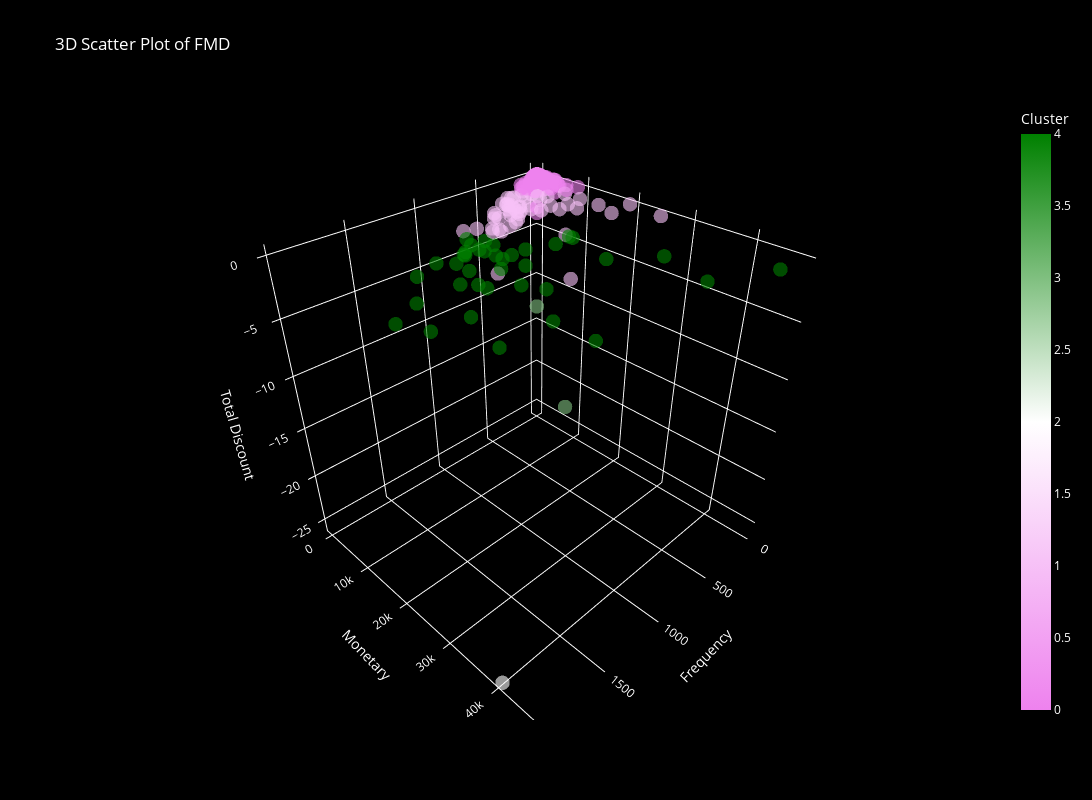

Notebook source saved alongside this figure:
### Code cell
# 3D Scatter Plot using Plotly Express for k=2 with customizations
fig = px.scatter_3d(fmd_table_no_outliers, x='Frequency', y='Monetary', z='Total Discount', color='Cluster',
                    title=f'3D Scatter Plot of FMD',
                    hover_data=['Customer ID', 'Frequency', 'Monetary', 'Total Discount'],
                    color_continuous_scale=['violet', 'white', 'green'])

# Update layout for background color and marker properties
fig.update_layout(
    scene=dict(
        xaxis=dict(backgroundcolor="black"),
        yaxis=dict(backgroundcolor="black"),
        zaxis=dict(backgroundcolor="black"),
    ),
    paper_bgcolor="black",
    plot_bgcolor="black",
    font=dict(color='white'),
    width=1200,  # Increase width
    height=800  # Increase height
)

# Update marker properties
fig.update_traces(marker=dict(size=5, opacity=0.6))

# Show the plot
fig.show()

### Figure 1 — Plotly figure (JSON) as saved in the notebook; plotly's stock layout.template omitted (floating-point values rounded to 4 significant figures; data arrays with more than 128 entries replaced by an {"elided": "..."} marker saying what was removed)
{"data": [{"customdata": {"elided": "280x1 str values"}, "hovertemplate": "Frequency=%{x}<br>Monetary=%{y}<br>Total Discount=%{z}<br>Customer ID=%{customdata[0]}<br>Cluster=%{marker.color}<extra></extra>", "legendgroup": "", "marker": {"color": {"elided": "280 int values"}, "coloraxis": "coloraxis", "opacity": 0.6, "size": 5, "symbol": "circle"}, "mode": "markers", "name": "", "scene": "scene", "showlegend": false, "type": "scatter3d", "x": {"elided": "280 int values"}, "y": {"elided": "280 float values"}, "z": {"elided": "280 float values"}}], "layout": {"coloraxis": {"colorbar": {"title": {"text": "Cluster"}}, "colorscale": [[0, "violet"], [0.5, "white"], [1, "green"]]}, "font": {"color": "white"}, "height": 800, "legend": {"tracegroupgap": 0}, "paper_bgcolor": "black", "plot_bgcolor": "black", "scene": {"domain": {"x": [0, 1], "y": [0, 1]}, "xaxis": {"backgroundcolor": "black", "title": {"text": "Frequency"}}, "yaxis": {"backgroundcolor": "black", "title": {"text": "Monetary"}}, "zaxis": {"backgroundcolor": "black", "title": {"text": "Total Discount"}}}, "title": {"text": "3D Scatter Plot of FMD"}, "width": 1200}}
